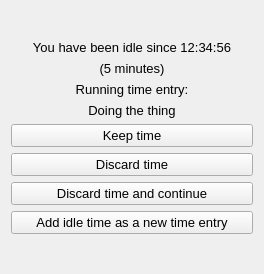
<?xml version="1.0" encoding="UTF-8"?>
<ui version="4.0">
 <class>IdleNotificationWidget</class>
 <widget class="QWidget" name="IdleNotificationWidget">
  <property name="geometry">
   <rect>
    <x>0</x>
    <y>0</y>
    <width>264</width>
    <height>274</height>
   </rect>
  </property>
  <property name="styleSheet">
   <string notr="true">font-size:13px;</string>
  </property>
  <layout class="QVBoxLayout" name="verticalLayout">
   <item>
    <spacer name="verticalSpacer_2">
     <property name="orientation">
      <enum>Qt::Vertical</enum>
     </property>
     <property name="sizeHint" stdset="0">
      <size>
       <width>20</width>
       <height>40</height>
      </size>
     </property>
    </spacer>
   </item>
   <item>
    <widget class="QLabel" name="idleSince">
     <property name="text">
      <string>You have been idle since 12:34:56</string>
     </property>
     <property name="alignment">
      <set>Qt::AlignCenter</set>
     </property>
    </widget>
   </item>
   <item>
    <widget class="QLabel" name="idleDuration">
     <property name="text">
      <string>(5 minutes)</string>
     </property>
     <property name="alignment">
      <set>Qt::AlignCenter</set>
     </property>
    </widget>
   </item>
   <item>
    <widget class="QLabel" name="runningTimeEntryLabel">
     <property name="text">
      <string>&lt;html&gt;&lt;head/&gt;&lt;body&gt;&lt;p&gt;Running time entry:&lt;/p&gt;&lt;/body&gt;&lt;/html&gt;</string>
     </property>
     <property name="alignment">
      <set>Qt::AlignCenter</set>
     </property>
    </widget>
   </item>
   <item>
    <widget class="QLabel" name="timeEntryDescriptionLabel">
     <property name="text">
      <string>Doing the thing</string>
     </property>
     <property name="alignment">
      <set>Qt::AlignCenter</set>
     </property>
    </widget>
   </item>
   <item>
    <widget class="QPushButton" name="keepTimeButton">
     <property name="text">
      <string>Keep time</string>
     </property>
    </widget>
   </item>
   <item>
    <widget class="QPushButton" name="discardTimeButton">
     <property name="text">
      <string>Discard time</string>
     </property>
    </widget>
   </item>
   <item>
    <widget class="QPushButton" name="discardTimeAndContinueButton">
     <property name="text">
      <string>Discard time and continue</string>
     </property>
    </widget>
   </item>
   <item>
    <widget class="QPushButton" name="addIdleTimeAsNewEntryButton">
     <property name="text">
      <string>Add idle time as a new time entry</string>
     </property>
    </widget>
   </item>
   <item>
    <spacer name="verticalSpacer">
     <property name="orientation">
      <enum>Qt::Vertical</enum>
     </property>
     <property name="sizeHint" stdset="0">
      <size>
       <width>20</width>
       <height>40</height>
      </size>
     </property>
    </spacer>
   </item>
  </layout>
 </widget>
 <resources/>
 <connections/>
</ui>
